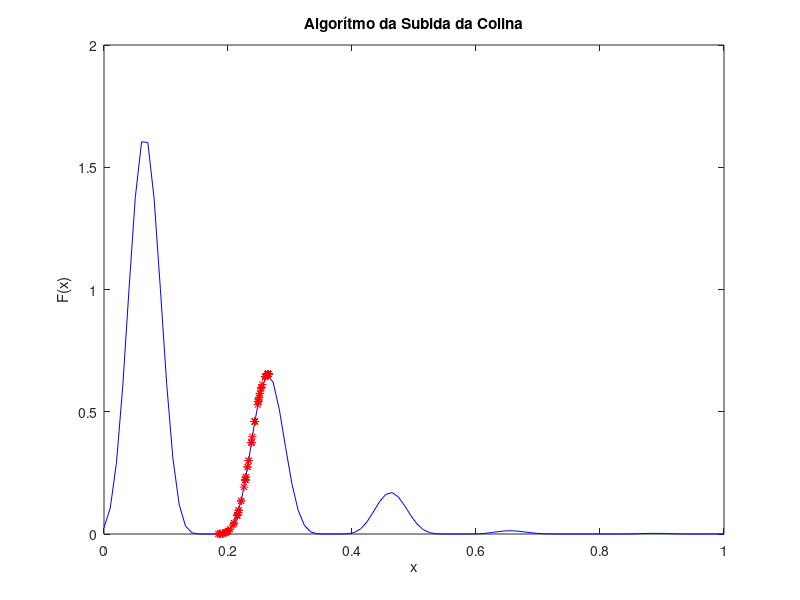
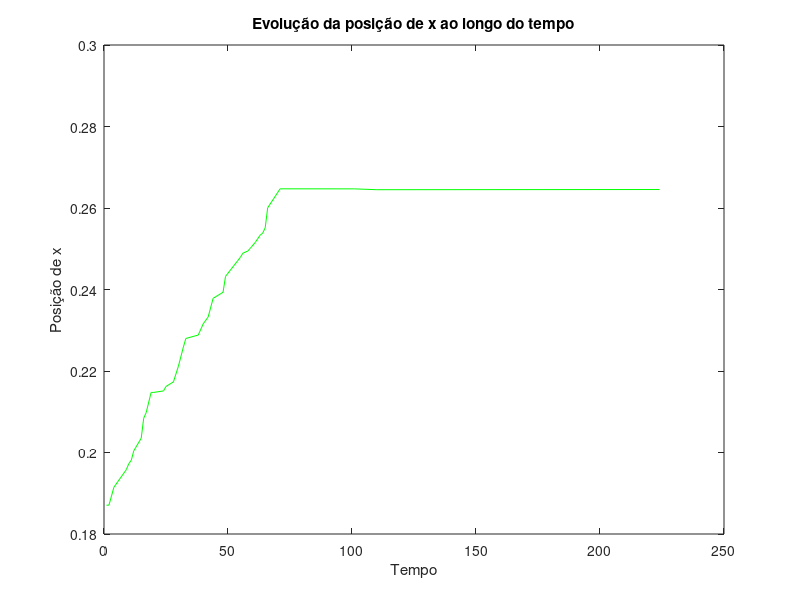
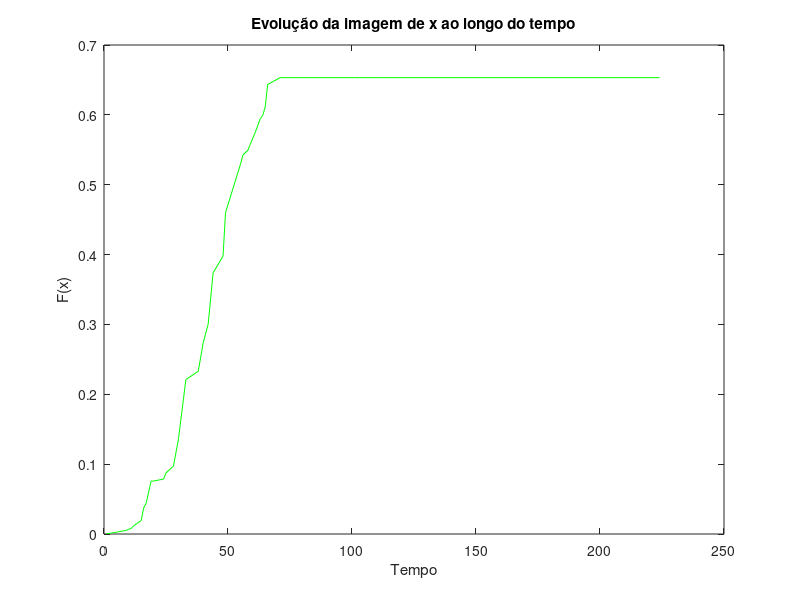

These charts were generated, in order, by the following MATLAB code:
%% Algorítmo de Pesquisa Hill Climbing sem reinicialização múltipla.

clc;
clear all;
close all;

%% Inicialização do ambiente
fx = @(x) 4 * (sin(5 * pi * x + 0.5).^6) .* exp(log2((x - 0.8).^2));
hold off;
x=linspace(0,1,100);
x_array = {}; % Array que guarda a posição, (evolução do x).
j = 1; % Iterados de posições no array de evolução.
re = 10; % Número de reinicializações do algorítmo.
y=fx(x);
plot(x,y,'b');
hold
x_current = rand;
plot(x_current, fx(x_current),'*r');
xlabel('x');
ylabel('F(x)');
title('Algorítmo da Subida da Colina');
t = 1; % Contador de iterações.
t_max = 400; % Número máximo de iterações.
delta = 1/200; % Intervalo de pesquisa, (Vizinhança).

% Algorítmo de pesquisa na vizinhança.

while(t <= t_max)
    x_new = x_current + delta * (2 * rand -1); % Novo ponto gerado e ponto de comparação com o anterior.
    if(fx(x_current) < fx(x_new))
        x_current = x_new; % Troca a posição do x atual para o novo x.
        data.fx = fx(x_current);
        data.x = x_current;
        data.time = t;
        x_array{j} = data; % Guarda a posição do x no array de evolução.
        j = j + 1;
    end
    plot(x_current, fx(x_current),'*r');
    t = t + 1;
end

% Gráfico de evolução da posição do x ao longo do tempo.
figure;
plot(cell2mat(cellfun(@(x) x.time, x_array, 'UniformOutput', false)), cell2mat(cellfun(@(x) x.x, x_array, 'UniformOutput', false)), 'g');
xlabel('Tempo');
ylabel('Posição de x');
title('Evolução da posição de x ao longo do tempo');

% Gráfico de evolução imagem de x ao longo do tempo.
figure;
plot(cell2mat(cellfun(@(x) x.time, x_array, 'UniformOutput', false)), cell2mat(cellfun(@(x) x.fx, x_array, 'UniformOutput', false)), 'g');
xlabel('Tempo');
ylabel('F(x)');
title('Evolução da imagem de x ao longo do tempo');
